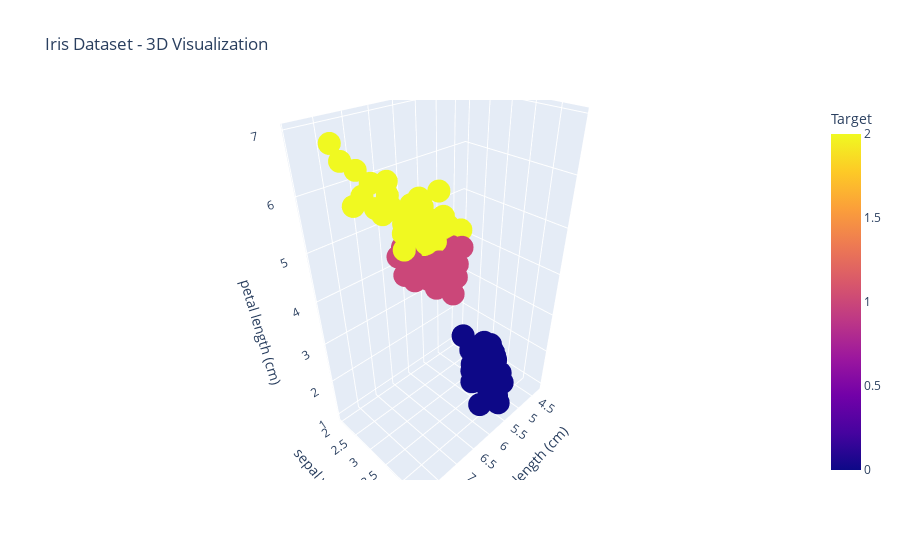

Notebook cell for this chart:
### Code cell
fig = px.scatter_3d(
    diabetes_df,
    x='sepal length (cm)',
    y='sepal width (cm)',
    z='petal length (cm)',
    color='target',
    title='Iris Dataset - 3D Visualization',
    labels={'target': 'Target'}
)

fig.show()

### Figure 1 — Plotly figure (JSON) as saved in the notebook; plotly's stock layout.template omitted (floating-point values rounded to 4 significant figures; data arrays with more than 128 entries replaced by an {"elided": "..."} marker saying what was removed)
{"data": [{"hovertemplate": "sepal length (cm)=%{x}<br>sepal width (cm)=%{y}<br>petal length (cm)=%{z}<br>Target=%{marker.color}<extra></extra>", "legendgroup": "", "marker": {"color": {"elided": "150 int values"}, "coloraxis": "coloraxis", "symbol": "circle"}, "mode": "markers", "name": "", "scene": "scene", "showlegend": false, "type": "scatter3d", "x": {"elided": "150 float values"}, "y": {"elided": "150 float values"}, "z": {"elided": "150 float values"}}], "layout": {"coloraxis": {"colorbar": {"title": {"text": "Target"}}, "colorscale": [[0, "#0d0887"], [0.1111, "#46039f"], [0.2222, "#7201a8"], [0.3333, "#9c179e"], [0.4444, "#bd3786"], [0.5556, "#d8576b"], [0.6667, "#ed7953"], [0.7778, "#fb9f3a"], [0.8889, "#fdca26"], [1, "#f0f921"]]}, "legend": {"tracegroupgap": 0}, "scene": {"domain": {"x": [0, 1], "y": [0, 1]}, "xaxis": {"title": {"text": "sepal length (cm)"}}, "yaxis": {"title": {"text": "sepal width (cm)"}}, "zaxis": {"title": {"text": "petal length (cm)"}}}, "title": {"text": "Iris Dataset - 3D Visualization"}}}
